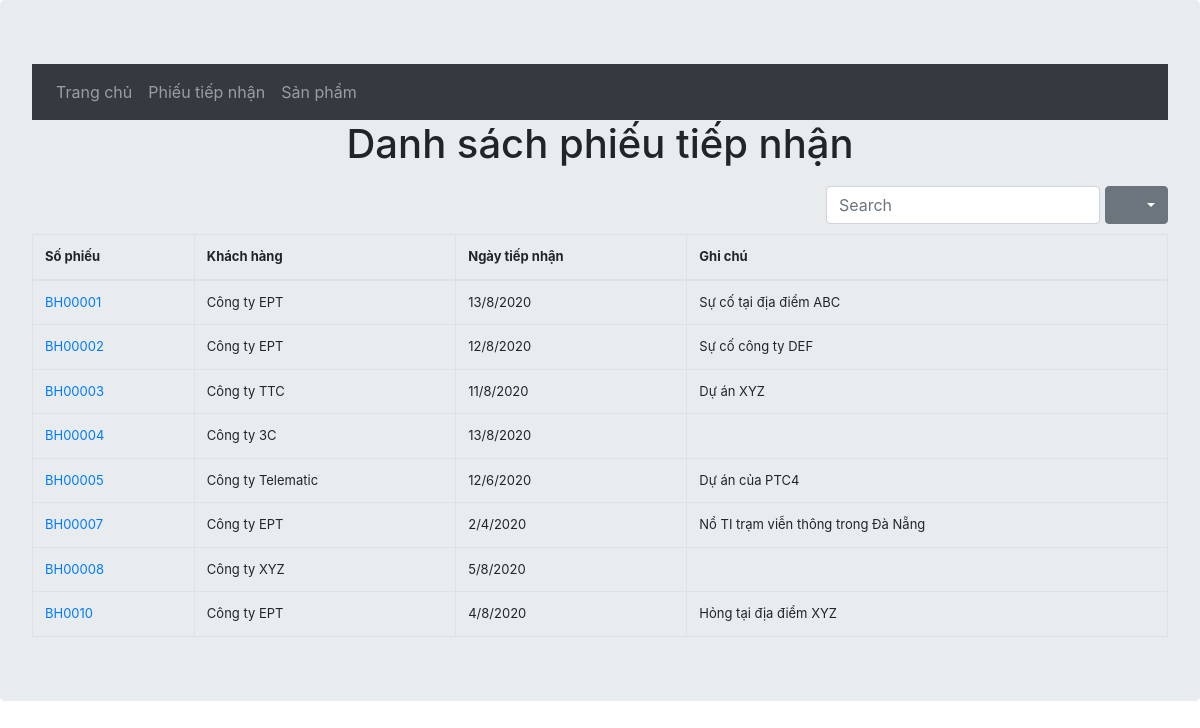
Before: /warranty/notes with the older database file.
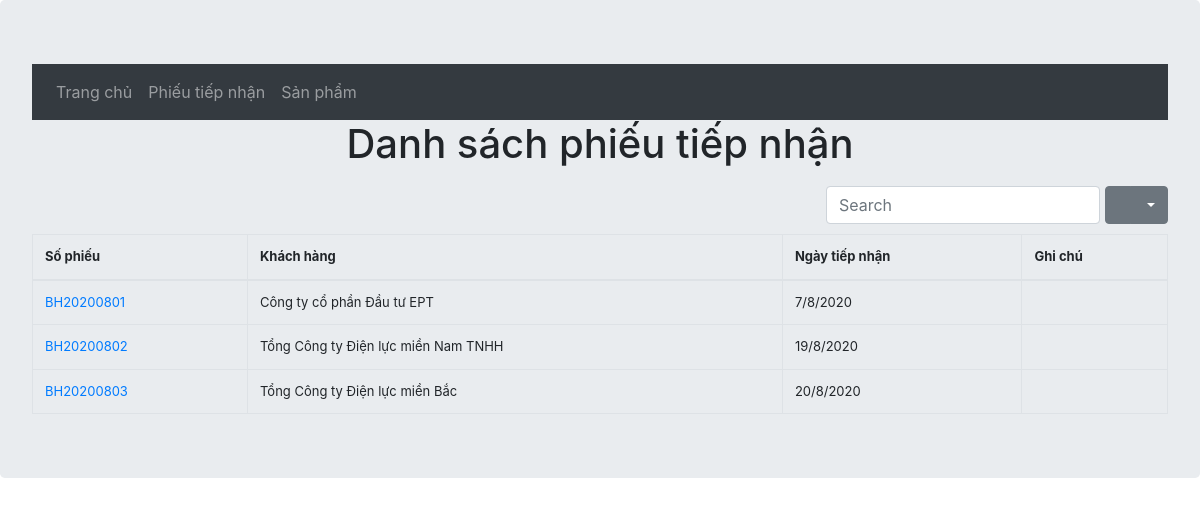
After: the same page with the newer database file.
### warranty/models.py (models this page shows, shortened)
class Note(models.Model):
    customerGroup = [
        ('DAILY', 'Đại lý'),
        ('NPC', 'NPC'),
        ('SPC', 'SPC'),
    ]
    noteNumber = models.CharField(max_length=10, unique=True,error_messages={'unique':"Số phiếu này đã có"}, verbose_name="Số phiếu")
    customers = models.CharField(max_length=50, null=False, verbose_name="Khách hàng")
    customersObj = models.CharField(choices=customerGroup, max_length=50, verbose_name="Nhóm khách hàng", null=True)
    receiveDay = models.DateField(null=False, verbose_name="Ngày tiếp nhận")
    note = models.TextField(blank=True, verbose_name="Ghi chú")
    numOrder = models.IntegerField(verbose_name="Thứ tự", null=True)

### warranty/views.py (the view)
# urls.py: path('notes', views.NoteListView.as_view(), name = 'notes'),
class NoteListView(generic.ListView):
    model = Note

### warranty/templates/warranty/note_list.html (shortened to what this page needs)
{% extends 'warranty/layout.html'%}
{% block content %}
        {% if note_list %}
        <h1 class="text-center">Danh sách phiếu tiếp nhận</h1>
        <table
        id="table"
        data-toggle="table"
        data-search="true"
        data-search-on-enter-key="true"
        data-resizable="true"
        data-show-export="true"
        data-show-toggle="true"
        data-filter-control="true"
        >
            <thead>
                <tr>
                    <th>Số phiếu</th>
                    <th>Khách hàng</th>
                    <th>Ngày tiếp nhận</th>
                    <th>Ghi chú</th>
                </tr>
            </thead>
            <tbody>
                {% for note in note_list %}
                <tr>
                    <td><a href="{% url 'warranty:note_detail' note.id %}">{{ note.noteNumber }}</a></td>
                    <td>{{ note.customers }}</td>
                    <td>{{ note.receiveDay|date:"j/n/Y" }}</td>
                    <td>{{ note.note }}</td>
                </tr>
                {% endfor %}
            </tbody>
        </table>
        {% else %}
        <div class="text-center">Chưa có phiếu tiếp nhận nào</div>
        {% endif %}
{% endblock %}

### warranty/templates/warranty/layout.html (shortened to what this page needs)
{% load static %}
<!DOCTYPE html>
<html lang="en">
<head>
    <link rel="stylesheet" href="{% static 'css/bootstrap.min.css' %}">
    <link rel="stylesheet" href="{% static 'css/style.css' %}">
    <link href="{% static 'css/jquery.resizableColumns.css' %}" rel="stylesheet">
    <link rel="stylesheet" href="{% static 'css/bootstrap-table.min.css' %}">
</head>
<body>
  <div class="jumbotron">
    <nav class="navbar navbar-expand-lg navbar-dark bg-dark">
        <div class="collapse navbar-collapse">
          <ul class="navbar-nav mr-auto">
            <li class="nav-item acvtive">
              <a class="nav-link" href="{% url 'warranty:index' %}">Trang chủ</a>
            </li>
            <li class="nav-item acvtive">
              <a class="nav-link" href="{% url 'warranty:notes' %}">Phiếu tiếp nhận</a>
            </li>
            <li class="nav-item acvtive">
              <a class="nav-link" href="{% url 'warranty:items' %}">Sản phẩm</a>
            </li>
          </ul>
        </div>
    </nav>
    <div>
    {% block content %}{% endblock %}
    </div>
  </div>
</body>
</html>

### warranty/static/css/style.css (style rules this page uses)
table { font-size: small; }

Changed rows visible on the page:
removed Note: noteNumber "BH00001", customers "Công ty EPT", receiveDay "13/8/2020", note "Sự cố tại địa điểm ABC"
removed Note: noteNumber "BH00002", customers "Công ty EPT", receiveDay "12/8/2020", note "Sự cố công ty DEF"
removed Note: noteNumber "BH00003", customers "Công ty TTC", receiveDay "11/8/2020", note "Dự án XYZ"
removed Note: noteNumber "BH00004", customers "Công ty 3C", receiveDay "13/8/2020"
removed Note: noteNumber "BH00005", customers "Công ty Telematic", receiveDay "12/6/2020", note "Dự án của PTC4"
removed Note: noteNumber "BH00007", customers "Công ty EPT", receiveDay "2/4/2020", note "Nổ TI trạm viễn thông trong Đà Nẵng"
removed Note: noteNumber "BH00008", customers "Công ty XYZ", receiveDay "5/8/2020"
removed Note: noteNumber "BH0010", customers "Công ty EPT", receiveDay "4/8/2020", note "Hỏng tại địa điểm XYZ"
added Note: noteNumber "BH20200801", customers "Công ty cổ phần Đầu tư EPT", receiveDay "7/8/2020"
added Note: noteNumber "BH20200802", customers "Tổng Công ty Điện lực miền Nam TNHH", receiveDay "19/8/2020"
added Note: noteNumber "BH20200803", customers "Tổng Công ty Điện lực miền Bắc", receiveDay "20/8/2020"
